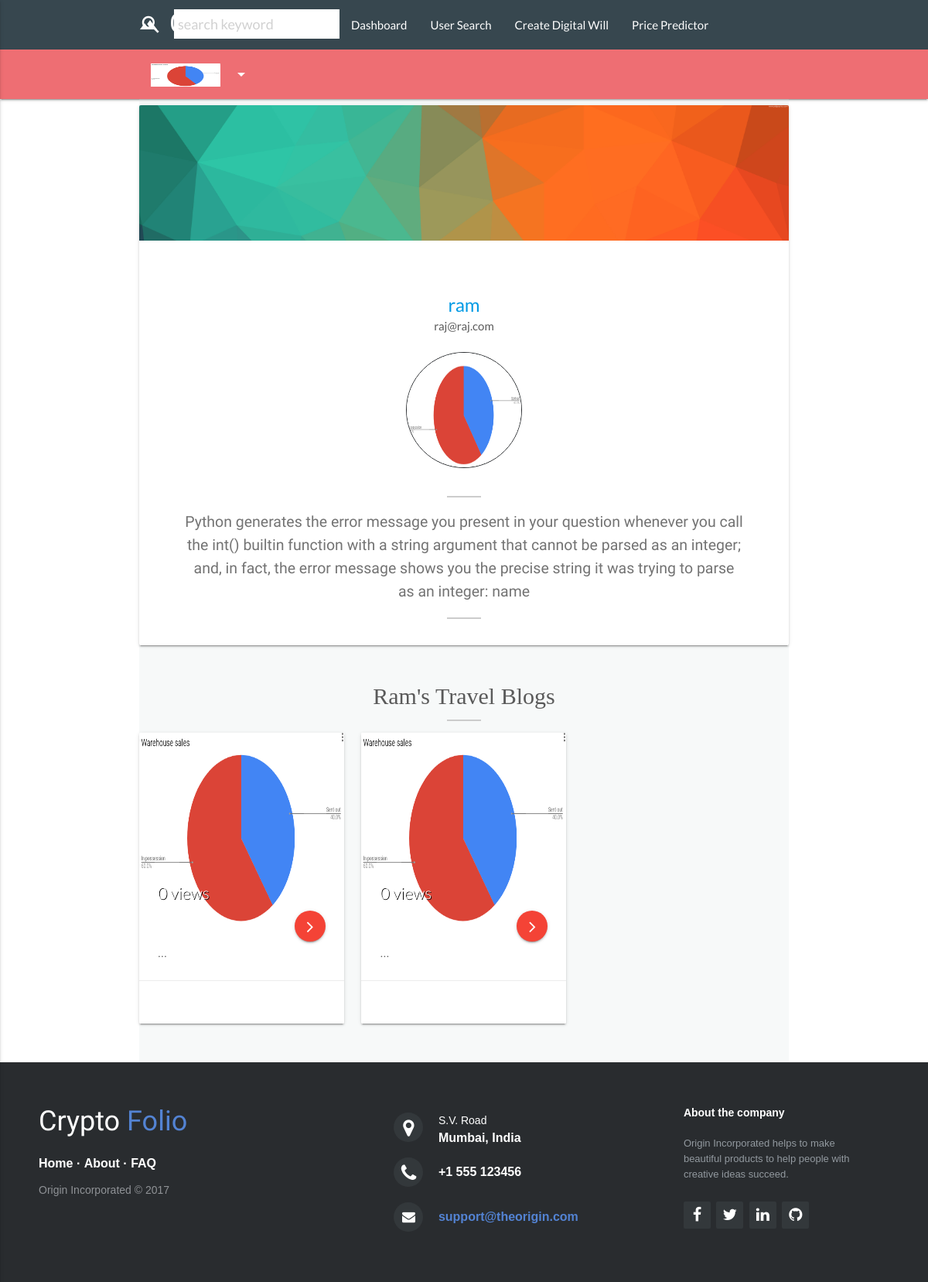
The page /authen/viewprofile (signed in) on the database its author committed.
### authen/models.py (models this page shows, shortened)
class Profile(models.Model):
    user = models.OneToOneField(User, on_delete=models.CASCADE)
    description1 = models.IntegerField(default=0, blank=True, null=True)
    description2 = models.IntegerField(default=0, blank=True, null=True)
    description3 = models.IntegerField(default=0, blank=True, null=True)
    cryptoname = models.CharField(max_length=500, blank=True, null=True)
    email = models.EmailField(unique=True)
    bio = models.CharField(max_length=500, blank=True, null=True)
    profile_pic = models.ImageField(
        default='media/mainpage4.jpg', blank=True, null=True)
    confirmhash = models.CharField(max_length=100, blank=True, null=True)

### explore/models.py (models this page shows, shortened)
class Flyer(models.Model):
    creater = models.ForeignKey(Profile, on_delete=models.CASCADE)
    owner=models.CharField(max_length=500)
    username=models.CharField(max_length=500)
    percentage = models.IntegerField(default=0)
    viewcount = models.IntegerField(default=0)

### authen/views.py (the view)
# urls.py: url(r'^viewprofile/(?P<p>[\w]+)', views.viewprofile),
def viewprofile(request, p=None):
    if request.user.is_authenticated:
        if p is not None:
            user = User.objects.get(username=p)
            pr = Profile.objects.get(user=user)
        else:
            pr = Profile.objects.get(user=request.user)
        fly = Flyer.objects.filter(creater=pr)
        return render(request, 'profile.html', {"profile": pr, "flyers": fly})
    else:
        return redirect('/authen/login/')

### authen/templates/profile.html (shortened to what this page needs)
{% extends 'navbar.html' %}
{% load static %}
{% block content %}
<link rel="stylesheet" href="http://maxcdn.bootstrapcdn.com/font-awesome/4.2.0/css/font-awesome.min.css">
<link rel="stylesheet" href="{% static 'authen/css/style.css' %}">
<link rel="stylesheet" href="{% static 'authen/css/footer-distributed-with-address-and-phones.css' %}">
<div class="container" id="Public-Profile-Main-Container">
    <div>
        <div class="col-lg-12 col-sm-12">
            <div class="card hovercard">
                <div class="cardheader">
                </div>
               <br><br><br>
                <div class="info">
                    <div class="title">
                        <a target="_blank"> {{ profile.user.username }}</a>
                    </div>
                      <div class="email" id="email">
                        {{ profile.email }}
                    </div><br>
                     <div id="profilepic"><img style = " height : 150px; width:150px; border-radius: 50%; border: 1px solid #292c2f;" src="{{ profile.profile_pic.url }}"></div><br>
                         <hr style="width:5%; border: 1px solid #ccc;"/>
                     <div style="font-family: 'Manuale'; font-size: 1.3em;padding: 10px; line-height: 30px;"  class="desc" id="Public-Flyer">
                        {{ profile.bio }}
                    </div>
                    <hr style="width:5%; border: 1px solid #ccc;"/>
                </div>
            </div>
        </div>
    </div>
    <div class="col-md-12" id="Public-Profile-Users-Flyers-Container">
 <h4 style = "font-family: 'Playfair Display', serif;  text-transform: capitalize; font-size: 2em;" class="center-align" id="Public-Profile-Header">{{profile.user.username}}'s travel blogs</h4><hr style="width:5%; border: 1px solid #ccc;"/>
   <div class="row">
         {% for flyer in flyers %}
    <div class="col s12  col m6 col l4  gallery_image ">
      <div class="card">
        <div class="card-image">
   {% if flyer.images.all %}
        {%for i in flyer.images.all|slice:":1" %}
            <img width="400" height="250" src="{{i.photo.url}}"></img>
        {% endfor %}
   {% else %}
   <img width="400" height="250" src="{{ profile.profile_pic.url }}">
   {% endif %}
          <span class="card-title" style="font-size: 2em; text-shadow: 1px 1px #000;">{{flyer.title}} <br > <span style="font-size: 0.7em"> {{flyer.viewcount}} views</span></span>
          <a href="/dashboard/location/{{flyer.title}}/" class="btn-floating halfway-fab waves-effect waves-light red"><i class="fa fa-angle-right" aria-hidden="true"></i></a>
        </div>
        <div class="card-content">
          <p id="details" style="font-family: 'Manuale', serif; "> {{flyer.description|slice:"0:150"}}...</p>
        </div>
         <div class="card-action ">
          <div class="col s6" style="font-family: 'Manuale', serif; text-align:justify; color: #1a237e">  {{flyer.date}}</div>
          <div  class="col s6" style="font-family: 'Manuale', serif; text-align:justify;color: #1a237e">  {{flyer.time}}</div><br>
      </div>
    </div>
  </div>
{% endfor %}
</div>
  </div>
</div>
{% endblock content %}

### templates/navbar.html (shortened to what this page needs)
<!DOCTYPE html>
<html lang="en">
{% load static %}
<head>
    <link rel="stylesheet" href="{% static 'src/public/css/libs/sweetalert.css' %}">
    <link rel="stylesheet" href="{% static 'src/public/css/app.css' %}">
    <link rel="stylesheet" href="{% static 'src/public/css/navigation.css' %}">
    <link rel="stylesheet" href="{% static 'src/public/css/libs/typeahead.css' %}">
    <link rel="stylesheet" href="{% static 'src/public/css/lity.css' %}">
    <link rel="stylesheet" href="http://maxcdn.bootstrapcdn.com/font-awesome/4.2.0/css/font-awesome.min.css">
    <link rel="stylesheet" href="https://cdnjs.cloudflare.com/ajax/libs/animate.css/3.5.2/animate.min.css">
    <link type="text/css" rel="stylesheet" href="{% static 'authen/css/materialize.min.css' %}" media="screen,projection" />
    <link rel="stylesheet" href="{% static 'authen/css/font-awesome.min.css' %}">
    <link rel="stylesheet" href="{% static 'explore/css/footer-distributed-with-address-and-phones.css' %}">
    <link rel="stylesheet" href="http://maxcdn.bootstrapcdn.com/font-awesome/4.2.0/css/font-awesome.min.css">
</head>
<body>
    <nav class="nav-extended">
        <div class="nav-wrapper blue-grey darken-3">
            <div class="container">
                <a href="/home/" class="brand-logo"><i class="large material-icons">landscape</i><span id="logo1">Crypto</span><span id="logo2">Folio</span></a>
                <ul class="right hide-on-med-and-down">
                     {% if profile  %}
                      <li>
                   <div class="searcher" style="margin-bottom: -12px;">
                      <div class="col s12 " >
                        <div class="" id="topbarsearch">
                          <div class="input-field col s6 s12 black-text" >
                            <i class="white-text material-icons prefix">search</i>
                            <input type="text" placeholder="search keyword" id="autocomplete-input" class="autocomplete black-text" style="background-color: white;padding-left: 5px;" >
                            </div>
                          </div>
                        </div>
                      </div>
                  </li>
                     <li><a href="/dashboard/home/">Dashboard</a></li>
                      <li><a href="/friends/">User Search</a></li>
                      {% endif %}
                     <li>
            <a href="/dashboard/will/">Create Digital Will</a>
        </li>
                    <li><a href="/dashboard/predict/">Price Predictor</a></li>
                    {% if profile  %}
                        {% if profile.profile_pic %}
                        <li id="profilepic"><a class="dropdown-button" href="#!" data-activates="dropdown1" data-beloworigin="true"><img style = " height : 30px; width: 90px; margin-bottom: -10px;" src="{{ profile.profile_pic.url }}"><i class="material-icons right">arrow_drop_down</i></a></li>
                        {% endif %}
                    {% else %}
                        <li><a href="/authen/login/">Log In</a></li>
                        <li><a href="/authen/register/">Sign Up</a></li>
                    {% endif %}
                </ul>
        <a href="#" data-activates="slide-out" class="button-collapse"><i class="material-icons">menu</i></a>      </div>
        </div>
    </nav>
    {% block content %} {% endblock content %}
    <footer class="footer-distributed">
        <div class="footer-left">
            <h3>Crypto
                <span>Folio</span>
            </h3>
            <p class="footer-links">
                <a href="/home/">Home</a> ·
                <a href="/about/">About</a> ·
                <a href="/faq/">FAQ</a>
            </p>
            <p class="footer-company-name">Origin Incorporated &copy; 2017</p>
        </div>
        <div class="footer-center">
            <div>
                <i class="fa fa-map-marker"></i>
                <p>
                    <span>S.V. Road</span> Mumbai, India</p>
            </div>
            <div>
                <i class="fa fa-phone"></i>
                <p>+1 555 123456</p>
            </div>
            <div>
                <i class="fa fa-envelope"></i>
                <p>
                    <a href="mailto:support@company.com">support@theorigin.com</a>
                </p>
            </div>
        </div>
        <div class="footer-right">
            <p class="footer-company-about">
                <span>About the company</span> Origin Incorporated helps to make beautiful products to help people with creative
                ideas succeed.
            </p>
            <div class="footer-icons">
                <a href="#">
                    <i class="fa fa-facebook"></i>
                </a>
                <a href="#">
                    <i class="fa fa-twitter"></i>
                </a>
                <a href="#">
                    <i class="fa fa-linkedin"></i>
                </a>
                <a href="#">
                    <i class="fa fa-github"></i>
                </a>
            </div>
        </div>
    </footer>
</body>
</html>

### explore/static/src/public/css/app.css (style rules this page uses)
body, html { font-family: 'Lato', sans-serif; text-rendering: optimizeLegibility !important; -webkit-font-smoothing: antialiased !important; color: #5a5a5a; }
a { text-decoration: none; color: #ccc; }
ul, ol { padding: 0; webkit-padding: 0; moz-padding: 0; }
img { max-width: 100%; }
.gallery_image { margin-bottom: 1em; }
input[type=text] { padding: 8px; }
#Public-Profile-Main-Container { background-color: rgba(214, 224, 226, 0.2); padding-left: 0; padding-right: 0; }
#Public-Profile-Users-Flyers-Container { padding-top: 2%; }
#Public-Profile-Header { text-transform: uppercase; }
.card.hovercard { position: relative; padding-top: 0; overflow: hidden; text-align: center; }
.card.hovercard .cardheader { background: url("Profile-Background.jpg"); background-size: cover; height: 175px; }
.card.hovercard .info { padding: 4px 8px 10px; }
.card.hovercard .info .title { margin-bottom: 4px; font-size: 24px; line-height: 1; color: #262626; vertical-align: middle; }
.card.hovercard .info .desc { overflow: hidden; font-size: 12px; line-height: 20px; color: #737373; text-overflow: ellipsis; }

### explore/static/src/public/css/libs/typeahead.css (style rules this page uses)
button,input,optgroup,select,textarea { color:inherit;font:inherit;margin:0 }
input { line-height:normal }

### explore/static/explore/css/footer-distributed-with-address-and-phones.css (style rules this page uses)
.footer-distributed { background-color: #292c2f; box-shadow: 0 1px 1px 0 rgba(0, 0, 0, 0.12); box-sizing: border-box; width: 100%; text-align: left; font: bold 16px sans-serif; padding: 55px 50px; margin-top: 80px; }
.footer-distributed .footer-left, .footer-distributed .footer-center, .footer-distributed .footer-right { display: inline-block; vertical-align: top; }
.footer-distributed .footer-left { width: 40%; }
.footer-distributed h3 { color: #ffffff; font: normal 36px 'Cookie', cursive; margin: 0; }
.footer-distributed h3 span { color: #5383d3; }
.footer-distributed .footer-links { color: #ffffff; margin: 20px 0 12px; padding: 0; }
.footer-distributed .footer-links a { display:inline-block; line-height: 1.8; text-decoration: none; color: inherit; }
.footer-distributed .footer-company-name { color: #8f9296; font-size: 14px; font-weight: normal; margin: 0; }
.footer-distributed .footer-center { width: 35%; }
.footer-distributed .footer-center i { background-color: #33383b; color: #ffffff; font-size: 25px; width: 38px; height: 38px; border-radius: 50%; text-align: center; line-height: 42px; margin: 10px 15px; vertical-align: middle; }
.footer-distributed .footer-center i.fa-envelope { font-size: 17px; line-height: 38px; }
.footer-distributed .footer-center p { display: inline-block; color: #ffffff; vertical-align: middle; margin:0; }
.footer-distributed .footer-center p span { display:block; font-weight: normal; font-size:14px; line-height:2; }
.footer-distributed .footer-center p a { color: #5383d3; text-decoration: none;; }
.footer-distributed .footer-right { width: 20%; }
.footer-distributed .footer-company-about { line-height: 20px; color: #92999f; font-size: 13px; font-weight: normal; margin: 0; }
.footer-distributed .footer-company-about span { display: block; color: #ffffff; font-size: 14px; font-weight: bold; margin-bottom: 20px; }
.footer-distributed .footer-icons { margin-top: 25px; }
.footer-distributed .footer-icons a { display: inline-block; width: 35px; height: 35px; cursor: pointer; background-color: #33383b; border-radius: 2px; font-size: 20px; color: #ffffff; text-align: center; line-height: 35px; margin-right: 3px; margin-bottom: 5px; }

### authen/static/authen/css/style.css (style rules this page uses)
body { display: flex; flex-direction: column; }
#logo1 { color: #ffffff; font: normal 35px 'Cookie', cursive; }
#logo2 { color: #5383d3; font:normal 35px 'Cookie', cursive; }
.brand-logo { font-size: 1.7em !important; }
.footer-distributed { margin: 0 !important; }

### authen/templates/profile.html (style rules this page uses)
#Public-Flyer { width: 90% !important; margin: auto; }

### templates/navbar.html (style rules this page uses)
body { display: flex; min-height: 100vh; flex-direction: column; }

### rows shown on the page
Profile: profile_pic (picture), user.username "ram", email "raj@raj.com", bio "Python generates the error message you present in your question whenever you call the int() builtin function with a string argument that cannot be parsed as an integer; and, in fact, the error message shows you the precise string it was trying to parse as an integer: name", user.username "Ram"
Flyer: profile_pic (picture), viewcount "0"
Flyer: profile_pic (picture), viewcount "0"
